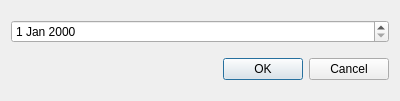
<?xml version="1.0" encoding="UTF-8"?>
<ui version="4.0">
 <class>dialog</class>
 <widget class="QDialog" name="dialog">
  <property name="geometry">
   <rect>
    <x>0</x>
    <y>0</y>
    <width>400</width>
    <height>101</height>
   </rect>
  </property>
  <property name="windowTitle">
   <string>введите дату</string>
  </property>
  <layout class="QVBoxLayout" name="verticalLayout">
   <item>
    <widget class="QDateEdit" name="dateEdit"/>
   </item>
   <item>
    <widget class="QDialogButtonBox" name="buttonBox">
     <property name="orientation">
      <enum>Qt::Horizontal</enum>
     </property>
     <property name="standardButtons">
      <set>QDialogButtonBox::Cancel|QDialogButtonBox::Ok</set>
     </property>
    </widget>
   </item>
  </layout>
 </widget>
 <resources/>
 <connections>
  <connection>
   <sender>buttonBox</sender>
   <signal>accepted()</signal>
   <receiver>dialog</receiver>
   <slot>accept()</slot>
   <hints>
    <hint type="sourcelabel">
     <x>248</x>
     <y>254</y>
    </hint>
    <hint type="destinationlabel">
     <x>157</x>
     <y>274</y>
    </hint>
   </hints>
  </connection>
  <connection>
   <sender>buttonBox</sender>
   <signal>rejected()</signal>
   <receiver>dialog</receiver>
   <slot>reject()</slot>
   <hints>
    <hint type="sourcelabel">
     <x>316</x>
     <y>260</y>
    </hint>
    <hint type="destinationlabel">
     <x>286</x>
     <y>274</y>
    </hint>
   </hints>
  </connection>
 </connections>
</ui>
